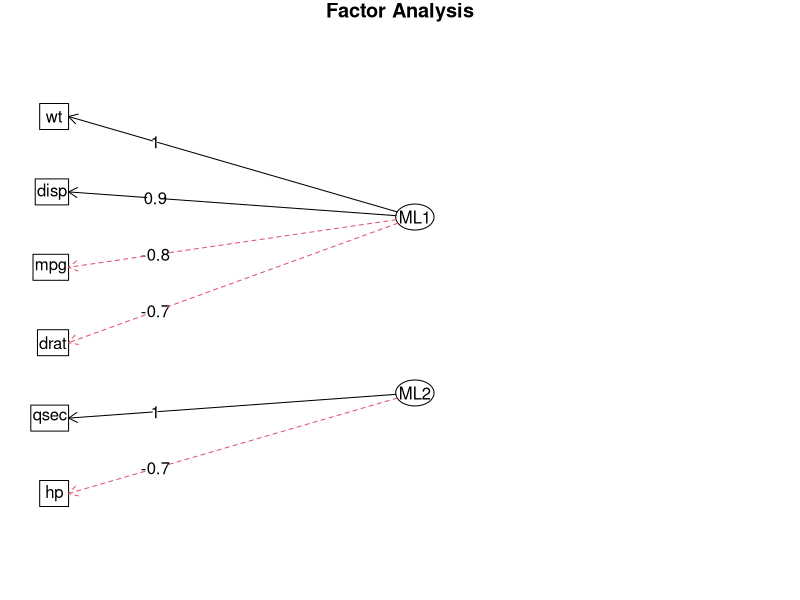
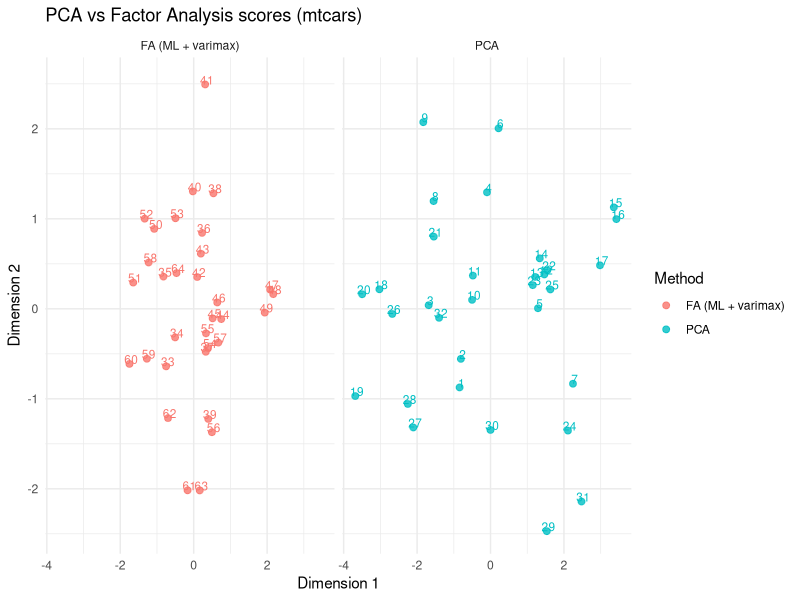
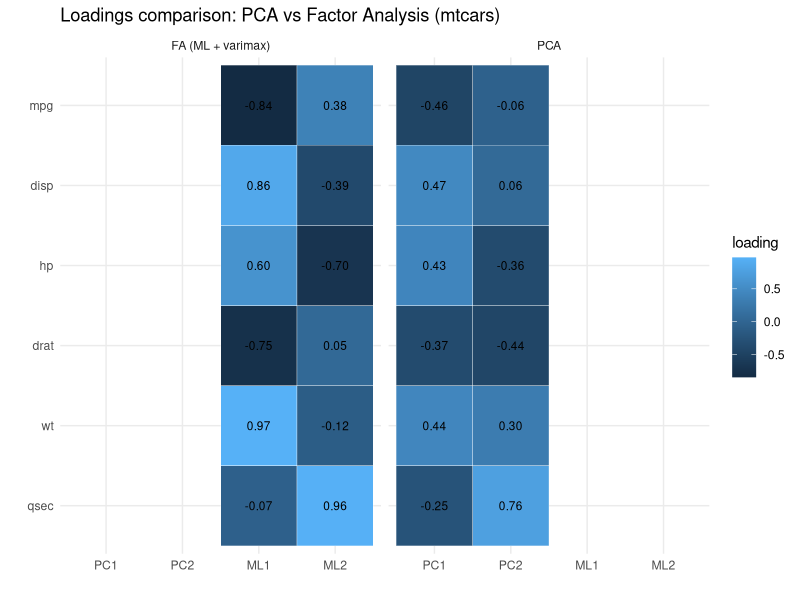

Write R code to recreate these figures, in order.
## ---- chunk 1
#| echo: true

initialisation.FA<-function(X,L=1){
  # Return W and Psi
  d<-ncol(X)
  Sigmaxx<-var(X)
  W<-eigen(Sigmaxx)$vectors[,1:L]
  if (L==1) W<-cbind(W)
  Psi<-rep(1,d)
  return(list(W=W,Psi=Psi))
}
## ---- chunk 2
#| echo: true

FA.E.step<-function(X,W,Psi){
  # X is assumed to be centered
  # M contain the contionnal expectation of the latent factor
  # S contains the covariance of the latent factor
  L<-ncol(W)
  S <- solve(diag(L) + t(W)%*%diag(1/Psi)%*%W)
  M<- X%*%diag(1/Psi)%*%W%*%S
  return(list(S=S,M=M))
}
## ---- chunk 3
#| echo: true

FA.M.step<-function(X,S,M,W,Psi){
  n<-nrow(X)
  Psi<-1/n*diag(t(X)%*%X -W%*%t(M)%*%X)
  W<- (t(X)%*%M)%*%solve(n*S+t(M)%*%M)
  return(list(Psi=Psi,W=W))
}
## ---- chunk 4
#| echo: true

log.likelihood.FA<-function(X,S,M,Psi,W){
  n<-nrow(X)
  Sigmax<-(t(X)%*%X-W%*%t(M)%*%X)
  return(-(sum(diag(S+t(M)%*%M/n))
          +log(det(diag(Psi)))+
            log(det(S))+
            1/n*sum(diag(Sigmax%*%diag(1/Psi)))))
}
## ---- chunk 5
#| echo: true

FA.EM<-function(X,L=1,max.iter=50){
  X<-scale(X,scale=FALSE);mu<-attr(X,"scaled:center")
  log.likelihood<-NULL; init<-initialisation.FA(X,L)
  W<-init$W;  Psi<-init$Psi; criterion<- Inf; iteration<-1;  
  log.likelihood[iteration]<--Inf
  while ((criterion>1e-6)&&(iteration<=max.iter)){
    E.step<-FA.E.step(X,W,Psi); E.step$S->S; E.step$M->M
    M.step<-FA.M.step(X,S,M,W,Psi); M.step$Psi->Psi; M.step$W->W
    iteration<-iteration+1
    log.likelihood[iteration]<-log.likelihood.FA(X,S,M,Psi,W)
    criterion<-abs((log.likelihood[iteration] - log.likelihood[iteration-1])/max(log.likelihood[iteration], log.likelihood[iteration-1]))
  }
  return(list( W=data.frame(W), Psi=Psi,
               M=data.frame(M), S=S,mu=mu,
               log.likelihood= log.likelihood[-1]))
}
## ---- chunk 6
#| echo: true 

# ============================================================
# PCA vs Factor Analysis on a real dataset (mtcars)
# Goal: illustrate different loadings and the role of communalities
# ============================================================


# Packages to install if needed
pkgs <- c("psych", "ggplot2", "reshape2")

to_install <- pkgs[!pkgs %in% installed.packages()[, "Package"]]

if (length(to_install) > 0) {
  install.packages(to_install, dependencies = TRUE)
}

library(psych)
library(ggplot2)
library(reshape2)

# ------------------------------------------------------------
# 1) Data: choose a small set of continuous-ish variables
# ------------------------------------------------------------
vars <- c("mpg","disp","hp","drat","wt","qsec")
X <- mtcars[, vars]

# Use correlation matrix (standard in PCA/FA comparisons)
Xsc <- scale(X)
R <- cor(Xsc)
knitr::kable(round(head(mtcars), 2), caption = "mtcars dataset (first 6 rows)")
## ---- chunk 7
#| echo: true

# ------------------------------------------------------------
# 2) PCA (on standardized data)
# ------------------------------------------------------------
pca <- prcomp(Xsc, center = FALSE, scale. = FALSE)

# PCA loadings = eigenvectors (columns) of correlation matrix
pca_load <- pca$rotation[, 1:2, drop = FALSE]

# Variance explained (for context)
pca_var <- (pca$sdev^2) / sum(pca$sdev^2)
pca_var[1:2]

# ------------------------------------------------------------
# 3) Factor Analysis: 2 factors, ML, varimax rotation
# ------------------------------------------------------------
fa2 <- fa(Xsc, nfactors = 2, fm = "ml", rotate = "varimax",scores="regression")

# FA rotated loadings
fa_load <- as.matrix(unclass(fa2$loadings))[, 1:2, drop = FALSE]

# Communalities (how well each variable is explained by the factors)
comm <- fa2$communality

## Visualize FA results with diagram
fa.diagram(fa2)

# ------------------------------------------------------------
# 4) Plot projection side-by-side (PCA vs FA)
# ------------------------------------------------------------
library(ggplot2)
pca_scores <- as.data.frame(pca$x[, 1:2])
colnames(pca_scores) <- c("Dim1", "Dim2")
pca_scores$Method <- "PCA"
fa_scores <- as.data.frame(fa2$scores)
colnames(fa_scores) <- c("Dim1", "Dim2")
fa_scores$Method <- "FA (ML + varimax)"
scores <- rbind(pca_scores, fa_scores)
scores$Ind <- seq_len(nrow(scores))
ggplot(scores, aes(x = Dim1, y = Dim2, color = Method)) +
geom_text(aes(label = Ind),
                  size = 3,
                  nudge_x = 0.05,
                  nudge_y = 0.05,
                  show.legend = FALSE) +
   geom_point(size = 2, alpha = 0.8) +  facet_wrap(~ Method) +
  labs(title = "PCA vs Factor Analysis scores (mtcars)",
       x = "Dimension 1", y = "Dimension 2") +
  theme_minimal()




# ------------------------------------------------------------
# 5) Put loadings side-by-side (table)
# ------------------------------------------------------------
tab <- data.frame(
  variable = rownames(pca_load),
  PCA1 = round(pca_load[,1], 3),
  PCA2 = round(pca_load[,2], 3),
  FA1  = round(fa_load[,1], 3),
  FA2  = round(fa_load[,2], 3),
  communality = round(comm, 3),
  uniqueness  = round(1 - comm, 3)
)

knitr::kable(tab, caption = "PCA vs Factor Analysis loadings (mtcars)")
## ---- chunk 8
#| echo: true
#| fig-width: 8
#| fig-cap: "Loadings comparison: PCA vs Factor Analysis (mtcars)"

# ------------------------------------------------------------
# 5) Visualization: compare loadings (PCA vs FA) as heatmaps
# ------------------------------------------------------------
pca_long <- melt(pca_load)
colnames(pca_long) <- c("variable","component","loading")
pca_long$method <- "PCA"

fa_long <- melt(fa_load)
colnames(fa_long) <- c("variable","component","loading")
fa_long$method <- "FA (ML + varimax)"

long <- rbind(pca_long, fa_long)

# Order variables by absolute loading on the first dimension of each method
# (optional: keeps plots readable)
long$variable <- factor(long$variable, levels = rev(vars))

ggplot(long, aes(x = component, y = variable, fill = loading)) +
  geom_tile(color = "white") +
  facet_wrap(~ method) +
  geom_text(aes(label = sprintf("%.2f", loading)), size = 3) +
  labs(title = "Loadings comparison: PCA vs Factor Analysis (mtcars)",
       x = "", y = "") +
  theme_minimal()
